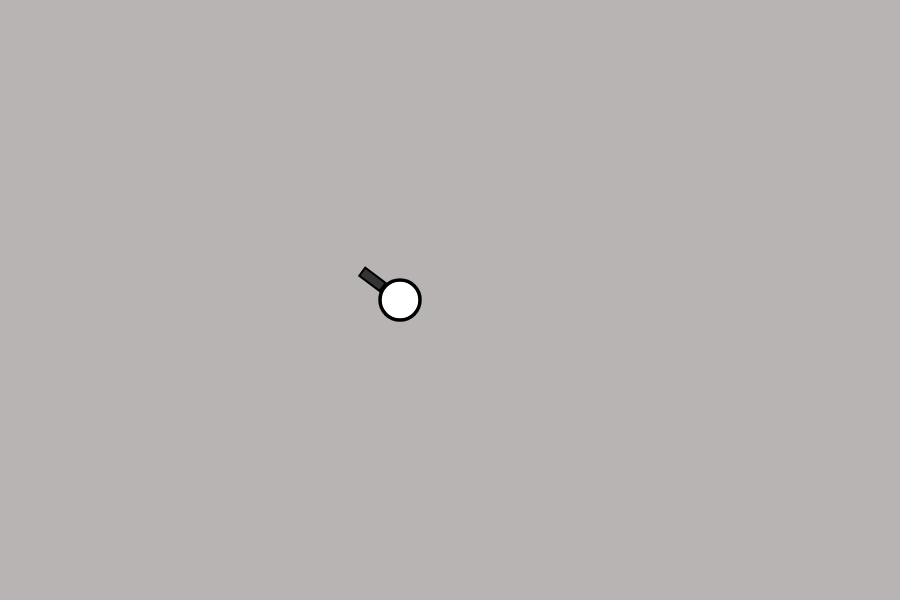
Frame 1 (no input)
Frame 60 (no input): identical to frame 1, image omitted
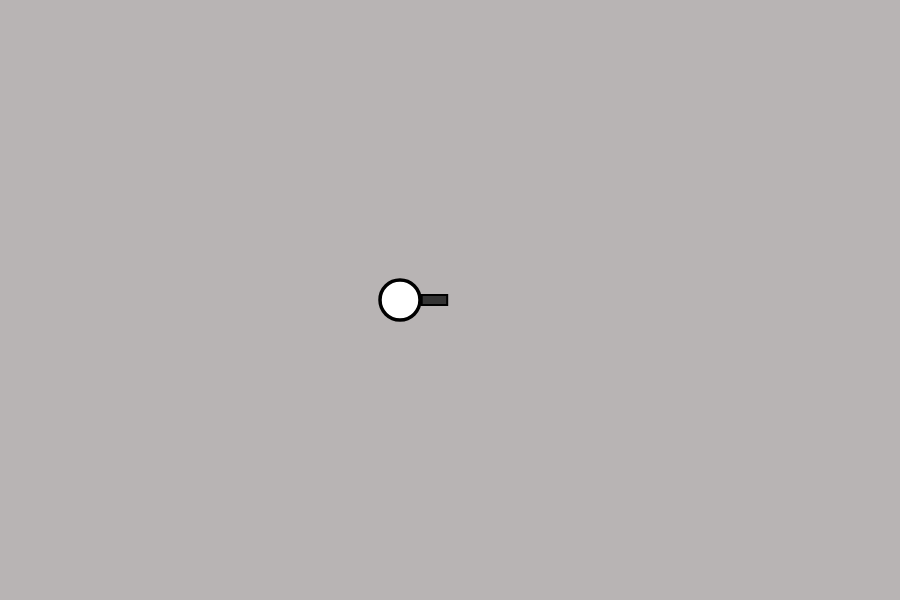
Frame 120 (the mouse pressed at the canvas centre since frame 60)

The p5.js sketch that drew these frames (run headless with seeded random() and noise() and a simulated clock; from frame 60 on, the mouse is pressed at the canvas centre):

// p5.js sketch
// ── sketch.js
let player = {
  x: 400,
  y: 300,
  speed: 5,
  health: 100
};

let score = 0;
let gameOver = false;

function setup() {
  createCanvas(900, 600);
}

function draw() {
  background("#b8b4b4");
  strokeWeight(3.5);
  fill(255, 255, 255);
  ellipse(player.x, player.y, 20 * 2);
  drawGun();
  movePlayer();
}

function drawGun() {
  translate(player.x, player.y);
  rotate(atan2(mouseY - player.y, mouseX - player.x));

  fill("#343434");
  strokeWeight(2);
  rect(21.7, - 5, 25.5, 10);
}

function movePlayer() {
  if (keyIsDown(LEFT_ARROW) || keyIsDown(65)) {
    player.x -= player.speed;
  }
  if (keyIsDown(RIGHT_ARROW) || keyIsDown(68)) {
    player.x += player.speed;
  }
  if (keyIsDown(UP_ARROW) || keyIsDown(87)) {
    player.y -= player.speed;
  }
  if (keyIsDown(DOWN_ARROW) || keyIsDown(83)) {
    player.y += player.speed;
  }
}
// ── styles.css
body {
    margin: 0;
    padding: 0;
    overflow: hidden;
}

canvas {
    display: block;
    border: none;
    outline: none;
}
